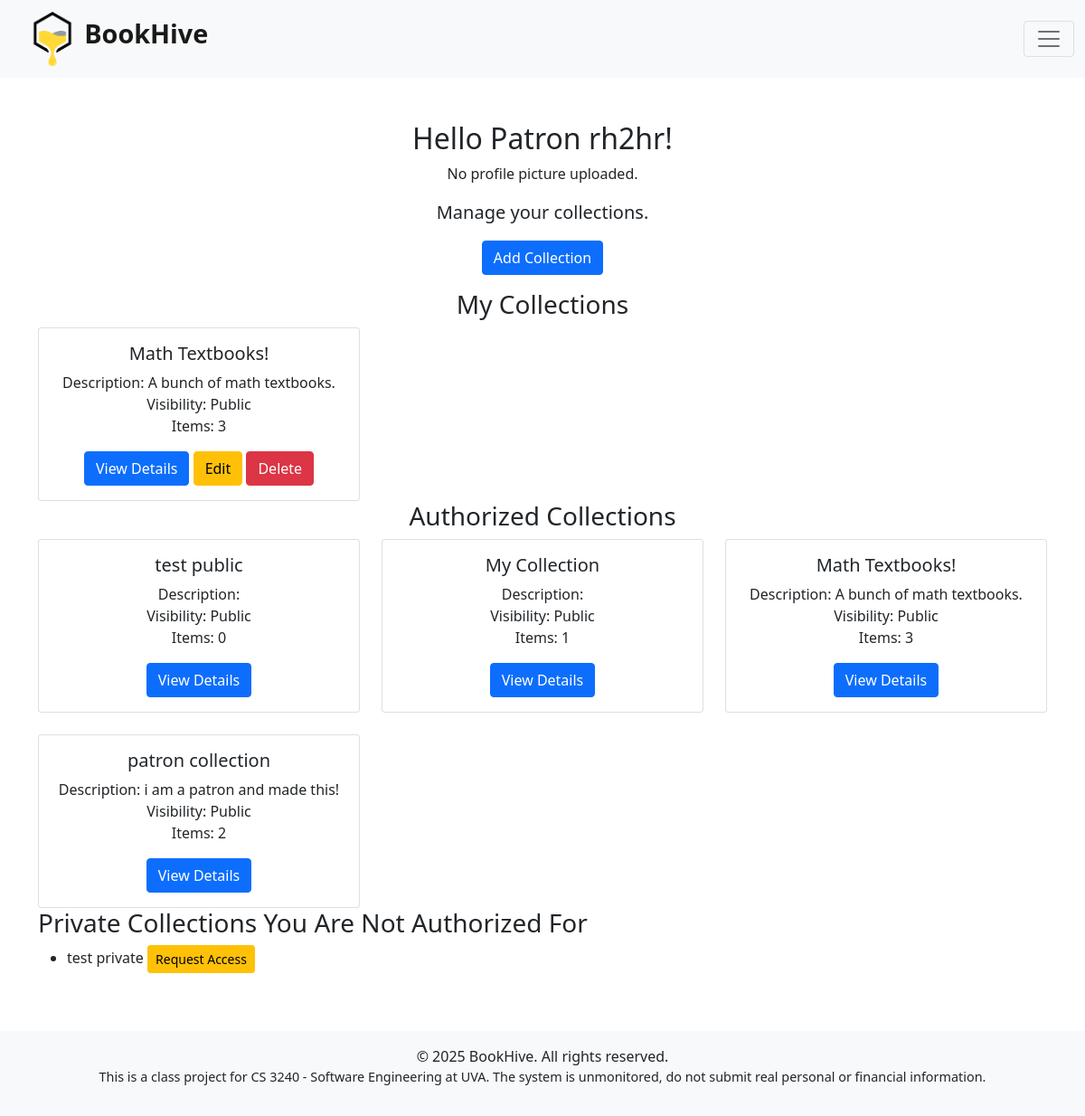
/patron/ (signed in), run on the app's committed database.
### home/models.py (models this page shows, shortened)
class Collection(models.Model):
    creator = models.ForeignKey(User, on_delete=models.CASCADE, related_name='collections')
    title = models.CharField(max_length=255)
    description = models.TextField(blank=True, null=True)
    items = models.ManyToManyField(Book, blank=True, related_name='collections')
    is_public = models.BooleanField(default=True)  # Public by default; librarians can set private
    authorized_users = models.ManyToManyField(User, blank=True, related_name='authorized_collections')

### home/views.py (the view)
# urls.py: path('patron/', patron_view, name='patron_view'),
@login_required
def patron_view(request):
    if request.user.userprofile.user_type != "patron":
        return redirect('home')
    books = Book.objects.filter(owner=request.user)
    my_collections = Collection.objects.filter(creator=request.user)
    authorized_collections = Collection.objects.filter(
        Q(authorized_users=request.user) |
        Q(is_public=True)
    ).distinct()
    other_private_collections = Collection.objects.filter(is_public=False).exclude(creator=request.user).exclude(authorized_users=request.user)
    unread_notes = request.user.notifications.unread().order_by('-id')
    for note in unread_notes:
        messages.info(request, note.message)
        note.read = True
        note.save()
    return render(request, 'home/patron_view.html', {
        'books': books,
        'collections': my_collections,
        'authorized_collections': authorized_collections,
        'other_private_collections': other_private_collections,
    }
)

### home/models.py (called while the page is built)
    def unread(self):
        return self.filter(read=False)

### home/templates/home/patron_view.html (shortened to what this page needs)
{% extends 'base.html' %}
{% load static %}
{% load socialaccount %}
{% block content %}
<div class="text-center">
  <h2>Hello Patron {{ user.first_name }}!</h2>
  {% if user.userprofile.profile_picture %}
    <img src="{{ user.userprofile.profile_picture.url }}" alt="Profile Picture" width="150">
  {% else %}
    <p>No profile picture uploaded.</p>
  {% endif %}
  <p class="lead">Manage your collections.</p>
  <a href="{% url 'add_collection' %}" class="btn btn-primary mb-3">Add Collection</a>
  <h3>My Collections</h3>
  <div class="row row-cols-1 row-cols-md-2 row-cols-lg-3 g-4">
    {% for collection in collections %}
      <div class="col">
        <div class="card h-100">
          <div class="card-body">
            <h5 class="card-title">{{ collection.title }}</h5>
            <p class="card-text">
              Description: {{ collection.description|truncatewords:10 }}<br>
              Visibility: {% if collection.is_public %}Public{% else %}Private{% endif %}<br>
              Items: {{ collection.items.count }}
            </p>
            <a href="{% url 'collection_detail' collection.id %}" class="btn btn-primary">View Details</a>
            <a href="{% url 'edit_collection' collection.id %}" class="btn btn-warning">Edit</a>
            <form method="POST" action="{% url 'delete_collection' collection.id %}" style="display:inline;">
              <button type="submit" class="btn btn-danger" onclick="return confirm('Are you sure you want to delete {{ collection.title }}?');">Delete</button>
            </form>
          </div>
        </div>
      </div>
    {% empty %}
      <div class="col">
        <p>No collections yet.</p>
      </div>
    {% endfor %}
  </div>
  <h3>Authorized Collections</h3>
  <div class="row row-cols-1 row-cols-md-2 row-cols-lg-3 g-4">
    {% for collection in authorized_collections %}
      <div class="col">
        <div class="card h-100">
          <div class="card-body">
            <h5 class="card-title">{{ collection.title }}</h5>
            <p class="card-text">
              Description: {{ collection.description|truncatewords:10 }}<br>
              Visibility: {% if collection.is_public %}Public{% else %}Private{% endif %}<br>
              Items: {{ collection.items.count }}
            </p>
            <a href="{% url 'collection_detail' collection.id %}" class="btn btn-primary">View Details</a>
          </div>
        </div>
      </div>
    {% empty %}
      <div class="col">
        <p>No collections yet.</p>
      </div>
    {% endfor %}
  </div>
</div>
<h3>Private Collections You Are Not Authorized For</h3>
{% if other_private_collections %}
  <ul>
  {% for coll in other_private_collections %}
    <li>
      {{ coll.title }}
      <a href="{% url 'request_collection_access' coll.id %}" class="btn btn-warning btn-sm">
        Request Access
      </a>
    </li>
  {% endfor %}
  </ul>
{% else %}
  <p>No private collections you’re unaware of.</p>
{% endif %}
{% endblock content %}

### data on the page
Collection: title "Math Textbooks!", description "A bunch of math textbooks.", is_public "Public", items.count "3"
Collection: title "test public", is_public "Public", items.count "0"
Collection: title "My Collection", is_public "Public", items.count "1"
Collection: title "patron collection", description "i am a patron and made this!", is_public "Public", items.count "2"
Collection: title "test private"

### other printed values
{{ user.first_name }} "rh2hr"
